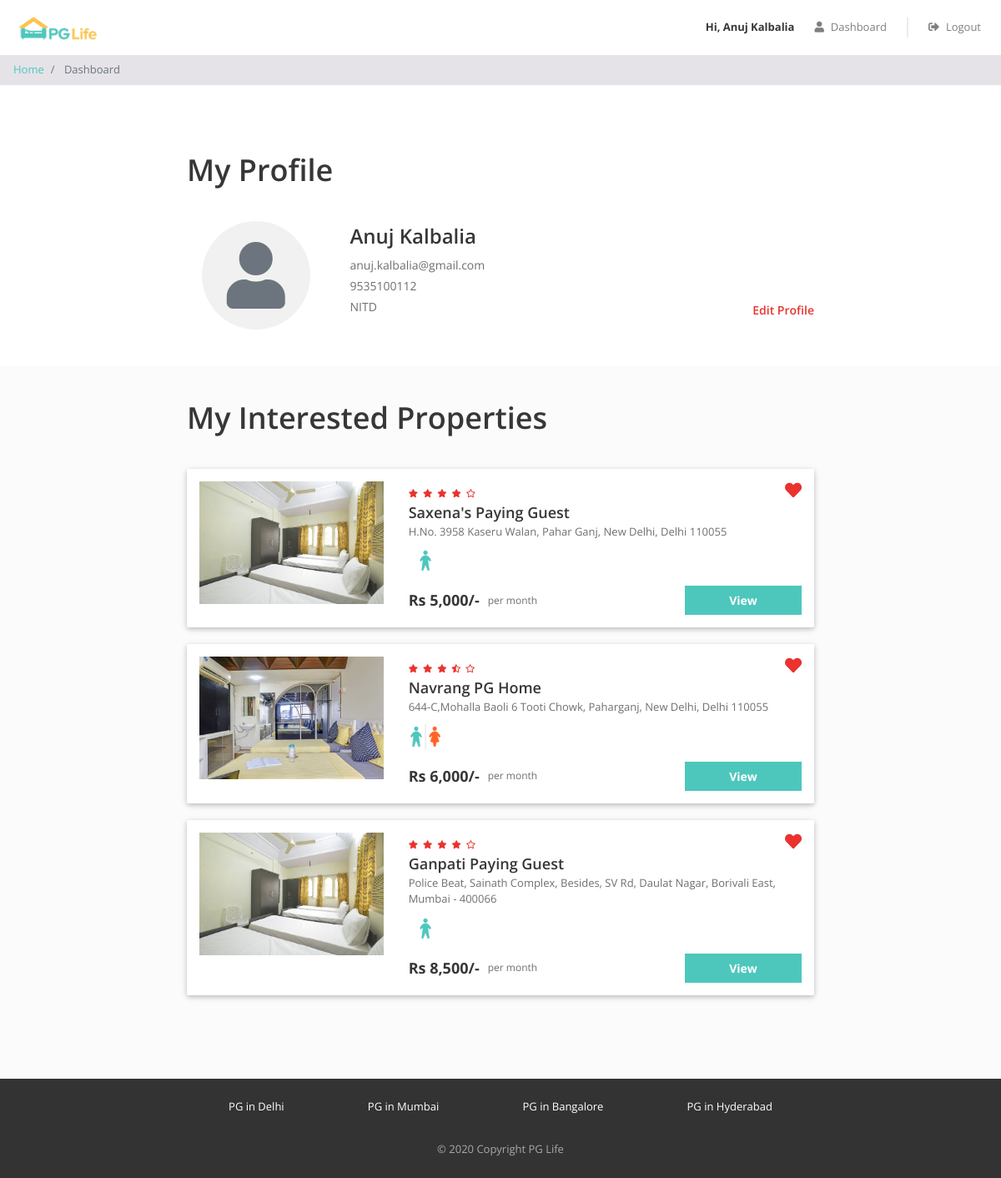
/dashboard.php (signed in), run on the app's committed database.
### tables this page shows
CREATE TABLE `users` (
  `id` int(11) NOT NULL AUTO_INCREMENT,
  `email` varchar(100) NOT NULL,
  `password` varchar(255) NOT NULL,
  `full_name` varchar(100) NOT NULL,
  `phone` varchar(15) DEFAULT NULL,
  `gender` varchar(10) DEFAULT NULL,
  `college_name` varchar(150) DEFAULT NULL,
  PRIMARY KEY (`id`),
  UNIQUE KEY `email` (`email`)
);

CREATE TABLE `properties` (
  `id` int(11) NOT NULL AUTO_INCREMENT,
  `city_id` int(11) NOT NULL,
  `name` varchar(100) NOT NULL,
  `address` varchar(255) NOT NULL,
  `description` text DEFAULT NULL,
  `gender` varchar(10) DEFAULT NULL,
  `rent` int(11) NOT NULL,
  `rating_clean` decimal(2,1) DEFAULT NULL,
  `rating_food` decimal(2,1) DEFAULT NULL,
  `rating_safety` decimal(2,1) DEFAULT NULL,
  PRIMARY KEY (`id`),
  KEY `city_id` (`city_id`),
  CONSTRAINT `properties_ibfk_1` FOREIGN KEY (`city_id`) REFERENCES `cities` (`id`) ON DELETE CASCADE
);

### dashboard.php (the view, shortened to what this page needs)
<?php
require "includes/database_connect.php";
$user_id = $_SESSION['user_id'];
$sql_user = "SELECT full_name, email, phone, college_name FROM users WHERE id = ?";
$stmt_user = $conn->prepare($sql_user);
$stmt_user->bind_param("i", $user_id);
$stmt_user->execute();
$user = $stmt_user->get_result()->fetch_assoc();
$sql_interested = "SELECT p.* FROM properties p INNER JOIN interested_users_properties iup ON p.id = iup.property_id WHERE iup.user_id = ?";
$stmt_int = $conn->prepare($sql_interested);
$stmt_int->bind_param("i", $user_id);
$stmt_int->execute();
$res_int = $stmt_int->get_result();
$interested_properties = [];
while ($row_int = $res_int->fetch_assoc()) {
    $interested_properties[] = $row_int;
}
?>
<!DOCTYPE html>
<html lang="en">
<head>
    <?php include "includes/head_links.php"; ?>
    <link href="css/dashboard.css" rel="stylesheet" />
</head>
<body>
    <?php include "includes/header.php"; ?>
    <nav aria-label="breadcrumb">
        <ol class="breadcrumb py-2">
            <li class="breadcrumb-item">
                <a href="index.php">Home</a>
            </li>
            <li class="breadcrumb-item active" aria-current="page">
                Dashboard
            </li>
        </ol>
    </nav>
    <div class="my-profile page-container">
        <h1>My Profile</h1>
        <div class="row">
            <div class="col-md-3 profile-img-container">
                <i class="fas fa-user profile-img"></i>
            </div>
            <div class="col-md-9">
                <div class="row no-gutters justify-content-between align-items-end">
                    <div class="profile">
                        <div class="name"><?php echo htmlspecialchars($user['full_name']); ?></div>
                        <div class="email"><?php echo htmlspecialchars($user['email']); ?></div>
                        <div class="phone"><?php echo htmlspecialchars($user['phone']); ?></div>
                        <div class="college"><?php echo htmlspecialchars($user['college_name']); ?></div>
                    </div>
                    <div class="edit">
                        <div class="edit-profile">Edit Profile</div>
                    </div>
                </div>
            </div>
        </div>
    </div>
    <div class="my-interested-properties">
        <div class="page-container">
            <h1>My Interested Properties</h1>
            <?php
            if (count($interested_properties) == 0) {
            ?>
                <div class="no-property-container text-center py-4">
                    <p class="text-muted">No interested properties yet.</p>
                </div>
            <?php
            } else {
                foreach ($interested_properties as $property) {
                    $property_images = glob("img/properties/" . $property['id'] . "/*");
                    $image_path = !empty($property_images) ? $property_images[0] : "img/properties/1/1d4f0757fdb86d5f.jpg";
                    $total_rating = round(($property['rating_clean'] + $property['rating_food'] + $property['rating_safety']) / 3, 1);
            ?>
                    <div class="property-card property-id-<?php echo $property['id']; ?> row">
                        <div class="image-container col-md-4">
                            <img src="<?php echo htmlspecialchars($image_path); ?>" />
                        </div>
                        <div class="content-container col-md-8">
                            <div class="row no-gutters justify-content-between">
                                <div class="star-container" title="<?php echo $total_rating; ?>">
                                    <?php
                                    for ($i = 0; $i < 5; $i++) {
                                        if ($total_rating >= $i + 0.8) {
                                            echo '<i class="fas fa-star"></i>';
                                        } elseif ($total_rating >= $i + 0.3) {
                                            echo '<i class="fas fa-star-half-alt"></i>';
                                        } else {
                                            echo '<i class="far fa-star"></i>';
                                        }
                                    }
                                    ?>
                                </div>
                                <div class="interested-container">
                                    <i class="is-interested-image fas fa-heart" property_id="<?php echo $property['id']; ?>"></i>
                                </div>
                            </div>
                            <div class="detail-container">
                                <div class="property-name"><?php echo htmlspecialchars($property['name']); ?></div>
                                <div class="property-address"><?php echo htmlspecialchars($property['address']); ?></div>
                                <div class="property-gender">
                                    <?php
                                    if ($property['gender'] == "male") {
                                        echo '<img src="img/male.png">';
                                    } elseif ($property['gender'] == "female") {
                                        echo '<img src="img/female.png">';
                                    } else {
                                        echo '<img src="img/unisex.png">';
                                    }
                                    ?>
                                </div>
                            </div>
                            <div class="row no-gutters">
                                <div class="rent-container col-6">
                                    <div class="rent">Rs <?php echo number_format($property['rent']); ?>/-</div>
                                    <div class="rent-unit">per month</div>
                                </div>
                                <div class="button-container col-6">
                                    <a href="property_detail.php?property_id=<?php echo $property['id']; ?>" class="btn btn-primary">View</a>
                                </div>
                            </div>
                        </div>
                    </div>
            <?php
                }
            }
            ?>
        </div>
    </div>
    <?php include "includes/footer.php"; ?>
</body>
</html>

### css/common.css (style rules this page uses)
* { box-sizing: border-box; font-family: 'Open Sans', sans-serif; }
body { color: #373737; font-size: 16px; position: relative; }
h1, h2, h3, h4, h5, h6 { font-weight: 600; }
h1 { font-size: 36px; margin-bottom: 40px; }
.btn-primary, .btn-warning, .btn-danger { color: white; font-weight: bold; }
.breadcrumb { background-color: #e5e3e8; font-size: 13px; border-radius: 0px; margin-bottom: 0px; }
.page-container { max-width: 800px; padding: 80px 24px; margin: auto; }

### css/dashboard.css (style rules this page uses)
.my-profile { padding-bottom: 24px; }
.profile-img-container { text-align: center; margin-bottom: 20px; }
.profile-img { font-size: 80px; color: #6c757d; background-color: #f1f1f1; border-radius: 50%; padding: 24px; width: 130px; height: 130px; display: inline-flex; align-items: center; justify-content: center; }
.profile .name { font-size: 24px; font-weight: 600; margin-bottom: 6px; }
.profile .email, .profile .phone, .profile .college { color: #6f6f6f; font-size: 14px; margin-bottom: 4px; }
.edit-profile { color: #EA322E; font-size: 14px; font-weight: 600; cursor: pointer; text-align: right; }
.my-interested-properties { background-color: #fbfbfb; }
.my-interested-properties .page-container { padding-top: 40px; }
.property-card { background-color: #ffffff; border-radius: 2px; padding: 15px 0px; margin: 0px auto 20px; box-shadow: 0 2px 5px 0 rgba(0, 0, 0, 0.16), 0 2px 10px 0 rgba(0, 0, 0, 0.12); }
.image-container { text-align: center; }
.image-container img { width: 100%; max-width: 300px; }
.star-container i { color: #EA322E; font-size: 10px; margin-right: 6px; }
.interested-container { text-align: center; }
.interested-container i { color: #EA322E; font-size: 20px; cursor: pointer; }
.detail-container { padding-bottom: 10px; }
.property-name { font-size: 18px; font-weight: 600; }
.property-address { color: #6f6f6f; font-size: 13px; padding-bottom: 5px; }
.property-gender img { width: 40px; }
.rent-container { display: flex; align-items: center; }
.rent { font-size: 18px; font-weight: bold; padding-right: 10px; }
.rent-unit { color: #6f6f6f; font-size: 12px; }
.button-container .btn { font-size: 14px; border-radius: 0px; width: 140px; float: right; }

### data on the page
users: full_name "Anuj Kalbalia", email "anuj.kalbalia@gmail.com", phone "9535100112", college_name "NITD"
properties: name "Saxena's Paying Guest", address "H.No. 3958 Kaseru Walan, Pahar Ganj, New Delhi, Delhi 110055", rent "5,000"
properties: shows a picture, name "Navrang PG Home", address "644-C,Mohalla Baoli 6 Tooti Chowk, Paharganj, New Delhi, Delhi 110055", rent "6,000"
properties: name "Ganpati Paying Guest", address "Police Beat, Sainath Complex, Besides, SV Rd, Daulat Nagar, Borivali East, Mumbai - 400066", rent "8,500"

### other printed values
$_SESSION["full_name"] "Anuj Kalbalia"
